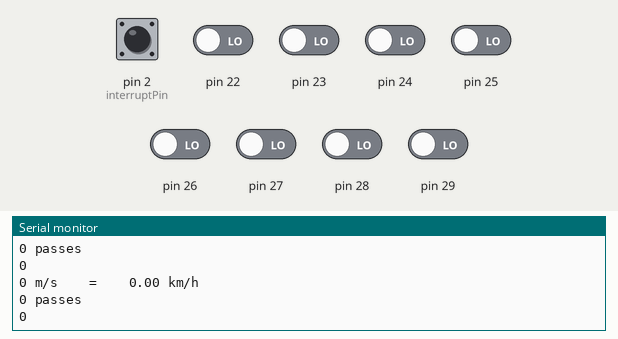
Simulated run of this sketch. Board: Arduino Mega 2560, built with avr-gcc and run on an emulated ATmega2560. Shown: the last lines printed to the serial monitor. The test bench sets the inputs (shaded band); at power-on: pin 2 (interruptPin) HIGH, pin 22–29 LOW.

Above: at 2.3 s.
2.4 s: pin 2 (interruptPin) pulled LOW for 0.65 s
At 3.82 s:
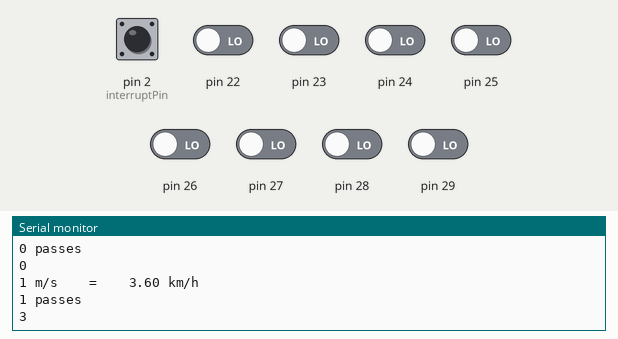
4.5 s: pin 22 driven HIGH
At 4.82 s:
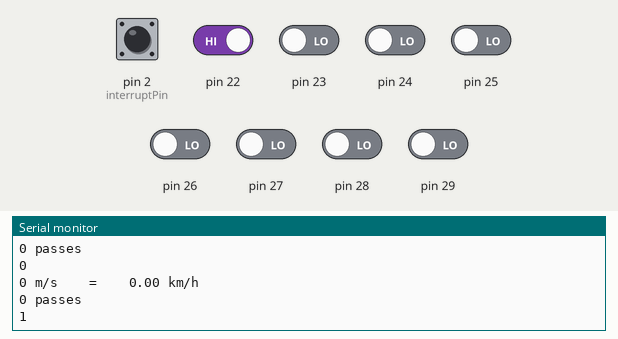
6.0 s: pin 24 driven HIGH
At 6.32 s:
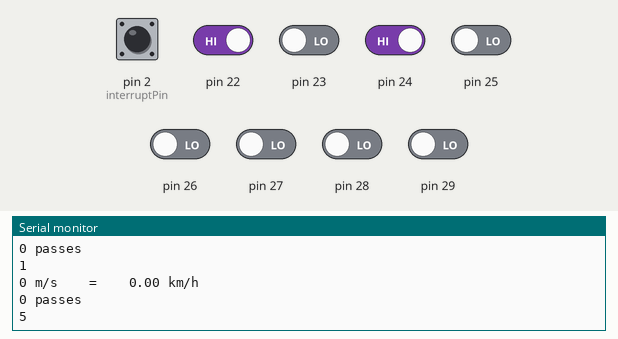
7.5 s: pin 23 driven HIGH
At 7.82 s:
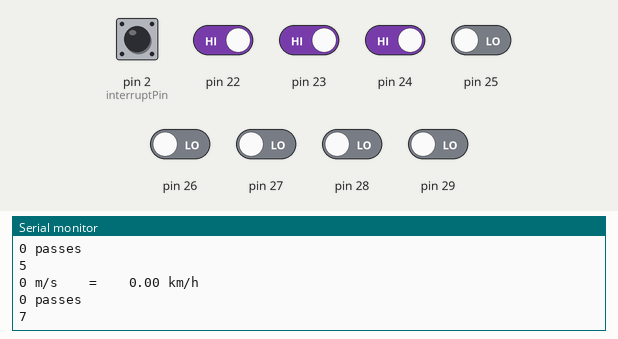
9.0 s: pin 25 driven HIGH
At 9.32 s:
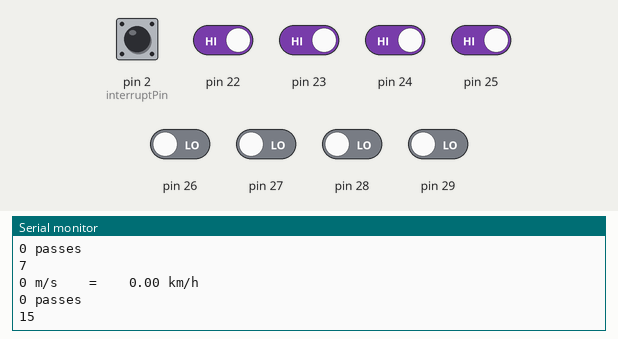
10.5 s: pin 26 driven HIGH
At 10.82 s:
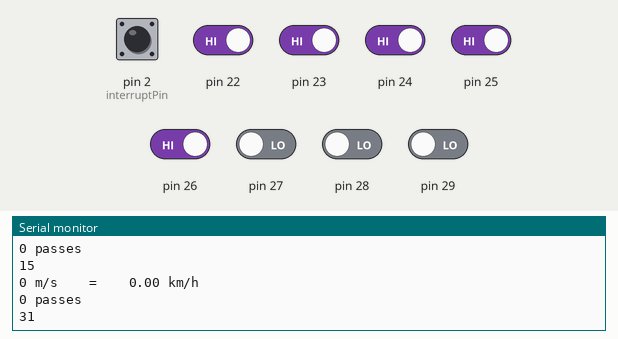
Timing chart, 0 to 13.0 s (numbered marks = the images above; inputs shaded):
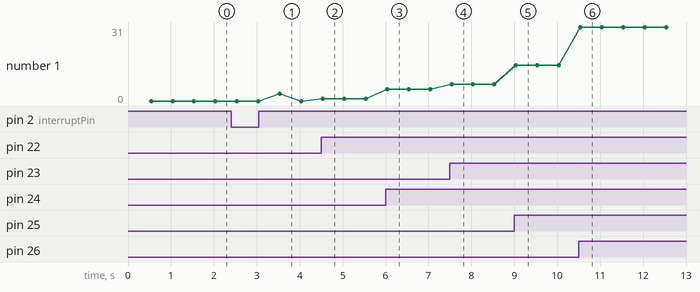

The sketch:

sketch_sep14a.ino
```cpp
unsigned long t1=0,t2=0;
volatile int rounds = 0;
boolean New = true;
float Om = 0.0;
float pi = 3.14;
float radius = 0.25;

const byte interruptPin = 2;

void setup() {

  Serial.begin(9600);
  pinMode(interruptPin, INPUT_PULLUP);
  attachInterrupt(digitalPinToInterrupt(interruptPin), Change, RISING);
}

void loop() {

  if(New){
    t1=millis();
    New=!New;
  }
  t2=millis();

  if(t2-t1>=500){
    Om =pi*rounds*radius*1000;
    int temp = Om/(t2-t1);
    Serial.print(temp);
    Serial.print(" m/s");
    Serial.print("    =    ");
    Serial.print(3.6*temp);
    Serial.println(" km/h");
    Serial.print(rounds);
    Serial.println(" passes");
    PORTA=3.6*temp;
    Serial.println(PINA);
    rounds=0;
    New=!New;
  }
}

void Change() {
  rounds++;

}
```

Measured:
- after the input at 2.4 s, the serial monitor: prints a new line after 1.1 s (image 1)
- after the input at 4.5 s, the serial monitor: prints a new line at once (image 2)
- after the input at 6.0 s, the serial monitor: prints a new line at once (image 3)
- after the input at 7.5 s, the serial monitor: prints a new line at once (image 4)
- after the input at 9.0 s, the serial monitor: prints a new line at once (image 5)
- after the input at 10.5 s, the serial monitor: prints a new line at once (image 6)
- plotted number 1: 1 → 5 after the input at 6.0 s, 5 → 7 after the input at 7.5 s, 7 → 15 after the input at 9.0 s, 15 → 31 after the input at 10.5 s
